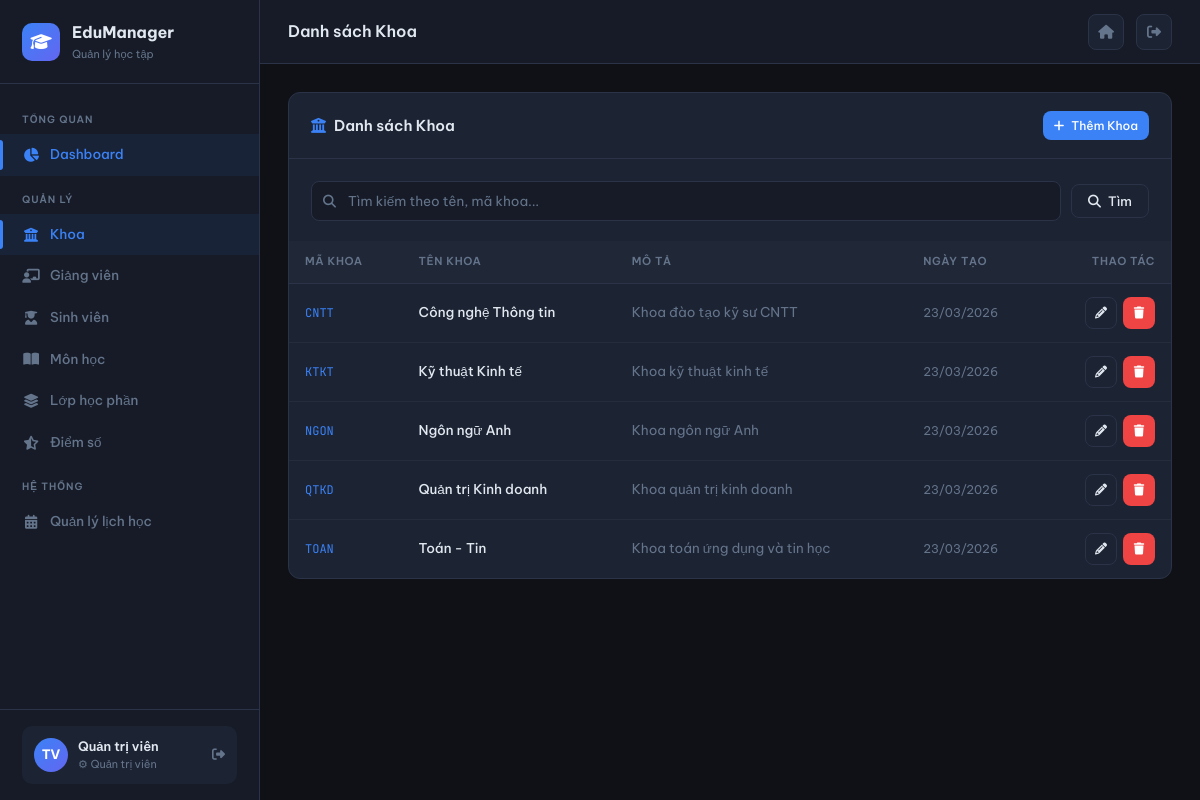
Page /khoa (signed in) on the committed database.
### tables this page shows
CREATE TABLE khoa (
    ma_khoa     VARCHAR(10)  PRIMARY KEY,
    ten_khoa    VARCHAR(100) NOT NULL,
    mo_ta       TEXT,
    truong_khoa VARCHAR(10),
    created_at  TIMESTAMP    DEFAULT CURRENT_TIMESTAMP,
    updated_at  TIMESTAMP    DEFAULT CURRENT_TIMESTAMP ON UPDATE CURRENT_TIMESTAMP
);

### core/Controller.php (called while the page is built, shortened)
<?php
abstract class Controller {
    protected function render(string $view, array $data = []): void {
        extract($data);
        $viewFile = BASE_PATH . "/views/{$view}.php";
        require $viewFile;
    }
    protected function view(string $view, array $data = [], string $layout = 'layout/main'): void {
        $data['content_view'] = $view;
        $this->render($layout, $data);
    }
    protected function get(string $key, mixed $default = ''): mixed {
        return isset($_GET[$key]) ? $this->sanitize($_GET[$key]) : $default;
    }
}

### controllers/KhoaController.php (called while the page is built, shortened)
<?php
class KhoaController extends Controller {
    private KhoaModel $model;
    public function __construct() {
        $this->model = new KhoaModel();
    }
    public function index(): void {
        $search = $this->get('search');
        $page   = max(1, (int)$this->get('page', 1));
        $result = $search
            ? $this->model->search($search, $page)
            : $this->model->paginate($page, PER_PAGE);
        $this->view('khoa/index', [
            'title'     => 'Quản lý Khoa',
            'pageTitle' => 'Danh sách Khoa',
            'result'    => $result,
            'search'    => $search,
        ]);
    }
}

### index.php (called while the page is built, shortened)
<?php
require_once __DIR__ . '/core/Database.php';
require_once __DIR__ . '/core/Model.php';
require_once __DIR__ . '/core/Controller.php';
require_once __DIR__ . '/core/Router.php';
$router = new Router();
$router->get('/auth/login',  'AuthController', 'loginForm');
$router->post('/auth/login', 'AuthController', 'login');
$router->get('/auth/logout', 'AuthController', 'logout');
$router->get('/',          'DashboardController', 'index');
$router->get('/dashboard', 'DashboardController', 'index');
$router->get('/khoa',             'KhoaController', 'index');
$router->get('/khoa/create',      'KhoaController', 'create');
$router->post('/khoa/store',      'KhoaController', 'store');
$router->get('/khoa/edit/:id',    'KhoaController', 'edit');
$router->post('/khoa/update/:id', 'KhoaController', 'update');
$router->get('/khoa/delete/:id',  'KhoaController', 'delete');
$router->get('/sinh-vien',                'SinhVienController', 'index');
$router->get('/sinh-vien/create',         'SinhVienController', 'create');
$router->post('/sinh-vien/store',         'SinhVienController', 'store');
$router->get('/sinh-vien/edit/:id',       'SinhVienController', 'edit');
$router->post('/sinh-vien/update/:id',    'SinhVienController', 'update');
$router->get('/sinh-vien/delete/:id',     'SinhVienController', 'delete');
$router->get('/sinh-vien/show/:id',       'SinhVienController', 'show');
$router->get('/giang-vien',               'GiangVienController', 'index');
$router->get('/giang-vien/create',        'GiangVienController', 'create');
$router->post('/giang-vien/store',        'GiangVienController', 'store');
$router->get('/giang-vien/edit/:id',      'GiangVienController', 'edit');
$router->post('/giang-vien/update/:id',   'GiangVienController', 'update');
$router->get('/giang-vien/delete/:id',    'GiangVienController', 'delete');
$router->get('/mon-hoc',                  'MonHocController', 'index');
$router->get('/mon-hoc/create',           'MonHocController', 'create');
$router->post('/mon-hoc/store',           'MonHocController', 'store');
$router->get('/mon-hoc/edit/:id',         'MonHocController', 'edit');
$router->post('/mon-hoc/update/:id',      'MonHocController', 'update');
$router->get('/mon-hoc/delete/:id',       'MonHocController', 'delete');
$router->get('/lop-hoc-phan',             'LopHocPhanController', 'index');
$router->get('/lop-hoc-phan/create',      'LopHocPhanController', 'create');
$router->post('/lop-hoc-phan/store',      'LopHocPhanController', 'store');
$router->get('/lop-hoc-phan/edit/:id',    'LopHocPhanController', 'edit');
$router->post('/lop-hoc-phan/update/:id', 'LopHocPhanController', 'update');
$router->get('/lop-hoc-phan/delete/:id',  'LopHocPhanController', 'delete');
$router->get('/lop-hoc-phan/sinh-vien/:maLop',       'LopHocPhanController', 'students');
$router->post('/lop-hoc-phan/sinh-vien/add/:maLop',  'LopHocPhanController', 'addStudent');
$router->get('/lop-hoc-phan/sinh-vien/remove/:id',   'LopHocPhanController', 'removeStudent');
$router->get('/diem-so',                  'DiemSoController', 'index');
$router->get('/diem-so/lop/:maLop',       'DiemSoController', 'byLop');
$router->post('/diem-so/nhap/:maLop',     'DiemSoController', 'nhap');
$router->get('/dang-ky',                  'DangKyController', 'index');
$router->get('/dang-ky/moi',              'DangKyController', 'create');
$router->post('/dang-ky/store',           'DangKyController', 'store');
$router->get('/dang-ky/huy/:id',          'DangKyController', 'delete');
$router->get('/thoi-khoa-bieu', 'ThoiKhoaBieuController', 'index');
$router->dispatch();

### core/Database.php (called while the page is built, shortened)
<?php
class Database {
    private static ?Database $instance = null;
    private PDO $pdo;
    private function __construct() {
        $dsn = sprintf(
            'mysql:host=%s;dbname=%s;charset=%s',
            DB_HOST, DB_NAME, DB_CHARSET
        );
        $options = [
            PDO::ATTR_ERRMODE            => PDO::ERRMODE_EXCEPTION,
            PDO::ATTR_DEFAULT_FETCH_MODE => PDO::FETCH_ASSOC,
            PDO::ATTR_EMULATE_PREPARES   => false,
            PDO::MYSQL_ATTR_INIT_COMMAND => "SET NAMES utf8mb4",
        ];
        try {
            $this->pdo = new PDO($dsn, DB_USER, DB_PASSWORD, $options);
        } catch (PDOException $e) {
            die(json_encode(['error' => 'Kết nối database thất bại: ' . $e->getMessage()]));
        }
    }
    public static function getInstance(): Database {
        if (self::$instance === null) {
            self::$instance = new self();
        }
        return self::$instance;
    }
    public function fetchAll(string $sql, array $params = []): array {
        $stmt = $this->pdo->prepare($sql);
        $stmt->execute($params);
        return $stmt->fetchAll();
    }
    public function fetchOne(string $sql, array $params = []): ?array {
        $stmt = $this->pdo->prepare($sql);
        $stmt->execute($params);
        $row = $stmt->fetch();
        return $row ?: null;
    }
}

### core/Model.php (called while the page is built, shortened)
<?php
abstract class Model {
    protected Database $db;
    protected string $table = '';
    public function __construct() {
        $this->db = Database::getInstance();
    }
    public function count(string $where = '', array $params = []): int {
        $sql = "SELECT COUNT(*) as total FROM `{$this->table}`";
        $row = $this->db->fetchOne($sql, $params);
        return (int)($row['total'] ?? 0);
    }
    public function paginate(int $page, int $perPage = PER_PAGE, string $where = '', array $params = [], string $orderBy = ''): array {
        $offset = ($page - 1) * $perPage;
        $total  = $this->count($where, $params);
        $sql = "SELECT * FROM `{$this->table}`";
        $sql .= " LIMIT {$perPage} OFFSET {$offset}";
        return [
            'data'        => $this->db->fetchAll($sql, $params),
            'total'       => $total,
            'per_page'    => $perPage,
            'current_page'=> $page,
            'last_page'   => (int)ceil($total / $perPage),
        ];
    }
}

### views/khoa/index.php (the view, shortened to what this page needs)
<div class="card">
  <div class="card-header">
    <span class="card-title"><i class="fas fa-building-columns" style="color:var(--clr-accent)"></i> Danh sách Khoa</span>
    <?php if (($_SESSION['user']['role'] ?? '') === 'admin'): ?>
    <a href="<?= BASE_URL ?>/khoa/create" class="btn btn-primary btn-sm">
      <i class="fas fa-plus"></i> Thêm Khoa
    </a>
    <?php endif; ?>
  </div>
  <div class="card-body" style="padding-bottom:0">
    <form method="GET" class="search-bar">
      <div class="search-input-wrap">
        <i class="fas fa-search"></i>
        <input type="text" name="search" placeholder="Tìm kiếm theo tên, mã khoa..."
               value="<?= htmlspecialchars($search) ?>">
      </div>
      <button type="submit" class="btn btn-secondary"><i class="fas fa-search"></i> Tìm</button>
    </form>
  </div>
  <div class="table-wrapper">
    <table>
      <thead>
        <tr>
          <th>Mã Khoa</th>
          <th>Tên Khoa</th>
          <th>Mô tả</th>
          <th>Ngày tạo</th>
          <th style="text-align:right">Thao tác</th>
        </tr>
      </thead>
      <tbody>
        <?php foreach ($result['data'] as $k): ?>
        <tr>
          <td><span class="mono"><?= htmlspecialchars($k['ma_khoa']) ?></span></td>
          <td style="font-weight:500"><?= htmlspecialchars($k['ten_khoa']) ?></td>
          <td style="color:var(--clr-muted);max-width:300px">
            <?= htmlspecialchars(mb_strimwidth($k['mo_ta'] ?? '—', 0, 80, '...')) ?>
          </td>
          <td style="color:var(--clr-muted);font-size:12px">
            <?= $k['created_at'] ? date('d/m/Y', strtotime($k['created_at'])) : '—' ?>
          </td>
          <td>
            <div style="display:flex;gap:6px;justify-content:flex-end">
              <?php if (($_SESSION['user']['role'] ?? '') === 'admin'): ?>
              <a href="<?= BASE_URL ?>/khoa/edit/<?= urlencode($k['ma_khoa']) ?>" class="btn btn-secondary btn-sm btn-icon" title="Sửa">
                <i class="fas fa-pencil"></i>
              </a>
              <a href="<?= BASE_URL ?>/khoa/delete/<?= urlencode($k['ma_khoa']) ?>"
                 class="btn btn-danger btn-sm btn-icon"
                 onclick="return confirm('Xóa khoa <?= htmlspecialchars(addslashes($k['ten_khoa'])) ?>?')"
                 title="Xóa">
                <i class="fas fa-trash"></i>
              </a>
              <?php endif; ?>
            </div>
          </td>
        </tr>
        <?php endforeach; ?>
      </tbody>
    </table>
  </div>
</div>

### core/Router.php (shortened to what this page needs)
<?php
class Router {
    private array $routes = [];
    public function get(string $path, string $controller, string $method): void {
        $this->routes['GET'][$path] = [$controller, $method];
    }
    public function post(string $path, string $controller, string $method): void {
        $this->routes['POST'][$path] = [$controller, $method];
    }
    public function dispatch(): void {
        $method = $_SERVER['REQUEST_METHOD'];
        $uri    = parse_url($_SERVER['REQUEST_URI'], PHP_URL_PATH);
        $basePath = parse_url(BASE_URL, PHP_URL_PATH);
        if ($basePath && str_starts_with($uri, $basePath)) {
            $uri = substr($uri, strlen($basePath));
        }
        $uri = '/' . ltrim($uri, '/');
        foreach ($this->routes[$method] ?? [] as $route => $handler) {
            $pattern = preg_replace('/\/:([^\/]+)/', '/([^/]+)', $route);
            $pattern = '#^' . $pattern . '$#';
            if (preg_match($pattern, $uri, $matches)) {
                array_shift($matches);
                [$controllerName, $action] = $handler;
                $ctrl = new $controllerName();
                $ctrl->$action(...$matches);
                return;
            }
        }
    }
}

### views/layout/main.php (style rules this page uses)
:root { --sidebar-w: 260px; --header-h: 64px; --clr-bg: #0f1117; --clr-surface:#161b27; --clr-card: #1c2333; --clr-border:#2a3347; --clr-accent:#3b82f6; --clr-accent2:#6366f1; --clr-green: #22c55e; --clr-amber: #f59e0b; --clr-red: #ef4444; --clr-text: #e2e8f0; --clr-muted: #64748b; --clr-hover: #1e2740; --font: 'Be Vietnam Pro', sans-serif; --mono: 'JetBrains Mono', monospace; --radius: 10px; --shadow: 0 4px 24px rgba(0,0,0,.4); }
*, *::before, *::after { box-sizing: border-box; margin: 0; padding: 0; }
html { scroll-behavior: smooth; }
body { font-family: var(--font); background: var(--clr-bg); color: var(--clr-text); font-size: 14px; line-height: 1.6; display: flex; min-height: 100vh; }
.card { background: var(--clr-card); border: 1px solid var(--clr-border); border-radius: 12px; overflow: hidden; }
.card-header { padding: 18px 22px; border-bottom: 1px solid var(--clr-border); display: flex; align-items: center; justify-content: space-between; }
.card-title { font-size: 15px; font-weight: 600; color: var(--clr-text); display: flex; align-items: center; gap: 8px; }
.card-body { padding: 22px; }
.table-wrapper { overflow-x: auto; }
table { width: 100%; border-collapse: collapse; font-size: 13.5px; }
thead th { background: rgba(255,255,255,.02); padding: 12px 16px; text-align: left; font-size: 11px; font-weight: 600; color: var(--clr-muted); text-transform: uppercase; letter-spacing: .06em; border-bottom: 1px solid var(--clr-border); white-space: nowrap; }
tbody td { padding: 13px 16px; border-bottom: 1px solid rgba(255,255,255,.04); color: var(--clr-text); vertical-align: middle; }
tbody tr:last-child td { border-bottom: none; }
.mono { font-family: var(--mono); font-size: 12px; color: var(--clr-accent); }
.btn { display: inline-flex; align-items: center; gap: 7px; padding: 8px 16px; border-radius: 8px; border: none; font-size: 13px; font-weight: 500; cursor: pointer; text-decoration: none; transition: all .2s; font-family: var(--font); }
.btn-primary { background: var(--clr-accent); color: #fff; }
.btn-danger { background: var(--clr-red); color: #fff; }
.btn-secondary { background: var(--clr-card); color: var(--clr-text); border: 1px solid var(--clr-border); }
.btn-sm { padding: 5px 11px; font-size: 12px; }
.btn-icon { width: 32px; height: 32px; padding: 0; justify-content: center; }
input, select, textarea { background: var(--clr-surface); border: 1px solid var(--clr-border); border-radius: 8px; padding: 10px 14px; color: var(--clr-text); font-size: 13.5px; font-family: var(--font); transition: border-color .2s, box-shadow .2s; width: 100%; }
input::placeholder { color: var(--clr-muted); }
.search-bar { display: flex; gap: 10px; align-items: center; margin-bottom: 20px; flex-wrap: wrap; }
.search-input-wrap { position: relative; flex: 1; min-width: 220px; }
.search-input-wrap i { position: absolute; left: 12px; top: 50%; transform: translateY(-50%); color: var(--clr-muted); font-size: 13px; }
.search-input-wrap input { padding-left: 36px; }

### rows in the picture
khoa: ma_khoa "CNTT", ten_khoa "Công nghệ Thông tin", mo_ta "Khoa đào tạo kỹ sư CNTT", created_at "23/03/2026"
khoa: ma_khoa "KTKT", ten_khoa "Kỹ thuật Kinh tế", mo_ta "Khoa kỹ thuật kinh tế", created_at "23/03/2026"
khoa: ma_khoa "NGON", ten_khoa "Ngôn ngữ Anh", mo_ta "Khoa ngôn ngữ Anh", created_at "23/03/2026"
khoa: ma_khoa "QTKD", ten_khoa "Quản trị Kinh doanh", mo_ta "Khoa quản trị kinh doanh", created_at "23/03/2026"
khoa: ma_khoa "TOAN", ten_khoa "Toán - Tin", mo_ta "Khoa toán ứng dụng và tin học", created_at "23/03/2026"
